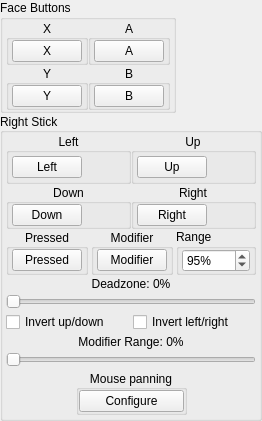
         <widget class="QWidget" name="bottomRight" native="true">
          <layout class="QVBoxLayout" name="bottomRightLayout">
           <property name="spacing">
            <number>0</number>
           </property>
           <property name="leftMargin">
            <number>0</number>
           </property>
           <property name="topMargin">
            <number>0</number>
           </property>
           <property name="rightMargin">
            <number>0</number>
           </property>
           <property name="bottomMargin">
            <number>0</number>
           </property>
           <item>
            <widget class="QGroupBox" name="faceButtons">
             <property name="sizePolicy">
              <sizepolicy hsizetype="Fixed" vsizetype="Fixed">
               <horstretch>0</horstretch>
               <verstretch>0</verstretch>
              </sizepolicy>
             </property>
             <property name="title">
              <string>Face Buttons</string>
             </property>
             <property name="flat">
              <bool>false</bool>
             </property>
             <property name="checkable">
              <bool>false</bool>
             </property>
             <layout class="QVBoxLayout" name="verticalLayout">
              <property name="spacing">
               <number>0</number>
              </property>
              <property name="leftMargin">
               <number>3</number>
              </property>
              <property name="topMargin">
               <number>0</number>
              </property>
              <property name="rightMargin">
               <number>3</number>
              </property>
              <property name="bottomMargin">
               <number>0</number>
              </property>
              <item>
               <widget class="QWidget" name="faceButtonsWidget" native="true">
                <layout class="QGridLayout" name="gridLayout_3">
                 <property name="leftMargin">
                  <number>0</number>
                 </property>
                 <property name="topMargin">
                  <number>0</number>
                 </property>
                 <property name="rightMargin">
                  <number>0</number>
                 </property>
                 <property name="bottomMargin">
                  <number>0</number>
                 </property>
                 <property name="spacing">
                  <number>0</number>
                 </property>
                 <item row="0" column="1">
                  <widget class="QGroupBox" name="buttonFaceButtonsXGroup">
                   <property name="title">
                    <string>X</string>
                   </property>
                   <property name="alignment">
                    <set>Qt::AlignmentFlag::AlignCenter</set>
                   </property>
                   <layout class="QVBoxLayout" name="buttonFaceButtonsXVerticalLayout">
                    <property name="spacing">
                     <number>0</number>
                    </property>
                    <property name="leftMargin">
                     <number>3</number>
                    </property>
                    <property name="topMargin">
                     <number>0</number>
                    </property>
                    <property name="rightMargin">
                     <number>3</number>
                    </property>
                    <property name="bottomMargin">
                     <number>0</number>
                    </property>
                    <item>
                     <widget class="QPushButton" name="buttonX">
                      <property name="minimumSize">
                       <size>
                        <width>70</width>
                        <height>0</height>
                       </size>
                      </property>
                      <property name="maximumSize">
                       <size>
                        <width>68</width>
                        <height>16777215</height>
                       </size>
                      </property>
                      <property name="styleSheet">
                       <string notr="true">min-width: 68px;</string>
                      </property>
                      <property name="text">
                       <string>X</string>
                      </property>
                     </widget>
                    </item>
                   </layout>
                  </widget>
                 </item>
                 <item row="2" column="2">
                  <widget class="QGroupBox" name="buttonFaceButtonsBWidget_2">
                   <property name="title">
                    <string>B</string>
                   </property>
                   <property name="alignment">
                    <set>Qt::AlignmentFlag::AlignCenter</set>
                   </property>
                   <layout class="QVBoxLayout" name="buttonFaceButtonsBVerticalLayout">
                    <property name="spacing">
                     <number>0</number>
                    </property>
                    <property name="leftMargin">
                     <number>3</number>
                    </property>
                    <property name="topMargin">
                     <number>0</number>
                    </property>
                    <property name="rightMargin">
                     <number>3</number>
                    </property>
                    <property name="bottomMargin">
                     <number>0</number>
                    </property>
                    <item>
                     <widget class="QPushButton" name="buttonB">
                      <property name="minimumSize">
                       <size>
                        <width>70</width>
                        <height>0</height>
                       </size>
                      </property>
                      <property name="maximumSize">
                       <size>
                        <width>68</width>
                        <height>16777215</height>
                       </size>
                      </property>
                      <property name="styleSheet">
                       <string notr="true">min-width: 68px;</string>
                      </property>
                      <property name="text">
                       <string>B</string>
                      </property>
                     </widget>
                    </item>
                   </layout>
                  </widget>
                 </item>
                 <item row="0" column="2">
                  <widget class="QGroupBox" name="buttonFaceButtonsAGroup">
                   <property name="title">
                    <string>A</string>
                   </property>
                   <property name="alignment">
                    <set>Qt::AlignmentFlag::AlignCenter</set>
                   </property>
                   <layout class="QVBoxLayout" name="buttonFaceButtonsAVerticalLayout">
                    <property name="spacing">
                     <number>0</number>
                    </property>
                    <property name="leftMargin">
                     <number>3</number>
                    </property>
                    <property name="topMargin">
                     <number>0</number>
                    </property>
                    <property name="rightMargin">
                     <number>3</number>
                    </property>
                    <property name="bottomMargin">
                     <number>0</number>
                    </property>
                    <item>
                     <widget class="QPushButton" name="buttonA">
                      <property name="minimumSize">
                       <size>
                        <width>70</width>
                        <height>0</height>
                       </size>
                      </property>
                      <property name="maximumSize">
                       <size>
                        <width>68</width>
                        <height>16777215</height>
                       </size>
                      </property>
                      <property name="styleSheet">
                       <string notr="true">min-width: 68px;</string>
                      </property>
                      <property name="text">
                       <string>A</string>
                      </property>
                     </widget>
                    </item>
                   </layout>
                  </widget>
                 </item>
                 <item row="2" column="1">
                  <widget class="QGroupBox" name="buttonFaceButtonsYGroup">
                   <property name="title">
                    <string>Y</string>
                   </property>
                   <property name="alignment">
                    <set>Qt::AlignmentFlag::AlignCenter</set>
                   </property>
                   <layout class="QVBoxLayout" name="buttonFaceButtonsYVerticalLayout">
                    <property name="spacing">
                     <number>0</number>
                    </property>
                    <property name="leftMargin">
                     <number>3</number>
                    </property>
                    <property name="topMargin">
                     <number>0</number>
                    </property>
                    <property name="rightMargin">
                     <number>3</number>
                    </property>
                    <property name="bottomMargin">
                     <number>0</number>
                    </property>
                    <item>
                     <widget class="QPushButton" name="buttonY">
                      <property name="minimumSize">
                       <size>
                        <width>70</width>
                        <height>0</height>
                       </size>
                      </property>
                      <property name="maximumSize">
                       <size>
                        <width>68</width>
                        <height>16777215</height>
                       </size>
                      </property>
                      <property name="styleSheet">
                       <string notr="true">min-width: 68px;</string>
                      </property>
                      <property name="text">
                       <string>Y</string>
                      </property>
                     </widget>
                    </item>
                   </layout>
                  </widget>
                 </item>
                </layout>
               </widget>
              </item>
             </layout>
            </widget>
           </item>
           <item>
            <widget class="QGroupBox" name="RStick">
             <property name="sizePolicy">
              <sizepolicy hsizetype="Fixed" vsizetype="Fixed">
               <horstretch>0</horstretch>
               <verstretch>0</verstretch>
              </sizepolicy>
             </property>
             <property name="title">
              <string>Right Stick</string>
             </property>
             <property name="alignment">
              <set>Qt::AlignmentFlag::AlignLeading|Qt::AlignmentFlag::AlignLeft|Qt::AlignmentFlag::AlignVCenter</set>
             </property>
             <property name="flat">
              <bool>false</bool>
             </property>
             <property name="checkable">
              <bool>false</bool>
             </property>
             <layout class="QVBoxLayout" name="verticalLayout_2">
              <property name="spacing">
               <number>0</number>
              </property>
              <property name="leftMargin">
               <number>3</number>
              </property>
              <property name="topMargin">
               <number>0</number>
              </property>
              <property name="rightMargin">
               <number>3</number>
              </property>
              <property name="bottomMargin">
               <number>0</number>
              </property>
              <item>
               <widget class="QWidget" name="RStickDirectionsWidget" native="true">
                <layout class="QGridLayout" name="gridLayout_4">
                 <property name="leftMargin">
                  <number>0</number>
                 </property>
                 <property name="topMargin">
                  <number>0</number>
                 </property>
                 <property name="rightMargin">
                  <number>0</number>
                 </property>
                 <property name="bottomMargin">
                  <number>0</number>
                 </property>
                 <property name="spacing">
                  <number>0</number>
                 </property>
                 <item row="1" column="1">
                  <widget class="QGroupBox" name="buttonRStickRightGroup">
                   <property name="title">
                    <string>Right</string>
                   </property>
                   <property name="alignment">
                    <set>Qt::AlignmentFlag::AlignCenter</set>
                   </property>
                   <layout class="QVBoxLayout" name="buttonRStickRightVerticalLayout">
                    <property name="spacing">
                     <number>0</number>
                    </property>
                    <property name="leftMargin">
                     <number>3</number>
                    </property>
                    <property name="topMargin">
                     <number>0</number>
                    </property>
                    <property name="rightMargin">
                     <number>3</number>
                    </property>
                    <property name="bottomMargin">
                     <number>0</number>
                    </property>
                    <item>
                     <widget class="QPushButton" name="buttonRStickRight">
                      <property name="minimumSize">
                       <size>
                        <width>70</width>
                        <height>0</height>
                       </size>
                      </property>
                      <property name="maximumSize">
                       <size>
                        <width>68</width>
                        <height>16777215</height>
                       </size>
                      </property>
                      <property name="styleSheet">
                       <string notr="true">min-width: 68px;</string>
                      </property>
                      <property name="text">
                       <string>Right</string>
                      </property>
                     </widget>
                    </item>
                   </layout>
                  </widget>
                 </item>
                 <item row="1" column="0">
                  <widget class="QGroupBox" name="buttonRStickDownGroup">
                   <property name="title">
                    <string>Down</string>
                   </property>
                   <property name="alignment">
                    <set>Qt::AlignmentFlag::AlignCenter</set>
                   </property>
                   <layout class="QVBoxLayout" name="buttonRStickDownVerticalLayout">
                    <property name="spacing">
                     <number>0</number>
                    </property>
                    <property name="leftMargin">
                     <number>3</number>
                    </property>
                    <property name="topMargin">
                     <number>0</number>
                    </property>
                    <property name="rightMargin">
                     <number>3</number>
                    </property>
                    <property name="bottomMargin">
                     <number>0</number>
                    </property>
                    <item>
                     <widget class="QPushButton" name="buttonRStickDown">
                      <property name="minimumSize">
                       <size>
                        <width>70</width>
                        <height>0</height>
                       </size>
                      </property>
                      <property name="maximumSize">
                       <size>
                        <width>68</width>
                        <height>16777215</height>
                       </size>
                      </property>
                      <property name="styleSheet">
                       <string notr="true">min-width: 68px;</string>
                      </property>
                      <property name="text">
                       <string>Down</string>
                      </property>
                     </widget>
                    </item>
                   </layout>
                  </widget>
                 </item>
                 <item row="0" column="0">
                  <widget class="QGroupBox" name="buttonRStickLeftGroup">
                   <property name="title">
                    <string>Left</string>
                   </property>
                   <property name="alignment">
                    <set>Qt::AlignmentFlag::AlignCenter</set>
                   </property>
                   <layout class="QVBoxLayout" name="buttonRStickLeftVerticalLayout">
                    <property name="spacing">
                     <number>0</number>
                    </property>
                    <property name="leftMargin">
                     <number>3</number>
                    </property>
                    <property name="topMargin">
                     <number>0</number>
                    </property>
                    <property name="rightMargin">
                     <number>3</number>
                    </property>
                    <property name="bottomMargin">
                     <number>0</number>
                    </property>
                    <item>
                     <widget class="QPushButton" name="buttonRStickLeft">
                      <property name="minimumSize">
                       <size>
                        <width>70</width>
                        <height>0</height>
                       </size>
                      </property>
                      <property name="maximumSize">
                       <size>
                        <width>68</width>
                        <height>16777215</height>
                       </size>
                      </property>
                      <property name="styleSheet">
                       <string notr="true">min-width: 68px;</string>
                      </property>
                      <property name="text">
                       <string>Left</string>
                      </property>
                     </widget>
                    </item>
                   </layout>
                  </widget>
                 </item>
                 <item row="0" column="1">
                  <widget class="QGroupBox" name="buttonRStickUpGroup">
                   <property name="title">
                    <string>Up</string>
                   </property>
                   <property name="alignment">
                    <set>Qt::AlignmentFlag::AlignCenter</set>
                   </property>
                   <layout class="QVBoxLayout" name="buttonRStickUpVerticalLayout">
                    <property name="spacing">
                     <number>3</number>
                    </property>
                    <property name="leftMargin">
                     <number>3</number>
                    </property>
                    <property name="topMargin">
                     <number>3</number>
                    </property>
                    <property name="rightMargin">
                     <number>3</number>
                    </property>
                    <property name="bottomMargin">
                     <number>3</number>
                    </property>
                    <item>
                     <widget class="QPushButton" name="buttonRStickUp">
                      <property name="minimumSize">
                       <size>
                        <width>70</width>
                        <height>0</height>
                       </size>
                      </property>
                      <property name="maximumSize">
                       <size>
                        <width>68</width>
                        <height>16777215</height>
                       </size>
                      </property>
                      <property name="styleSheet">
                       <string notr="true">min-width: 68px;</string>
                      </property>
                      <property name="text">
                       <string>Up</string>
                      </property>
                     </widget>
                    </item>
                   </layout>
                  </widget>
                 </item>
                </layout>
               </widget>
              </item>
              <item>
               <widget class="QWidget" name="buttonRStickDownWidget" native="true">
                <layout class="QHBoxLayout" name="horizontalLayout_11">
                 <property name="spacing">
                  <number>0</number>
                 </property>
                 <property name="leftMargin">
                  <number>0</number>
                 </property>
                 <property name="topMargin">
                  <number>0</number>
                 </property>
                 <property name="rightMargin">
                  <number>0</number>
                 </property>
                 <property name="bottomMargin">
                  <number>0</number>
                 </property>
                </layout>
               </widget>
              </item>
              <item>
               <layout class="QHBoxLayout" name="buttonRStickPressedModifierHorizontalLayout">
                <property name="spacing">
                 <number>3</number>
                </property>
                <item alignment="Qt::AlignmentFlag::AlignHCenter">
                 <widget class="QGroupBox" name="groupRStickPressed">
                  <property name="title">
                   <string>Pressed</string>
                  </property>
                  <property name="alignment">
                   <set>Qt::AlignmentFlag::AlignCenter</set>
                  </property>
                  <layout class="QVBoxLayout" name="buttonRStickPressedVerticalLayout">
                   <property name="spacing">
                    <number>0</number>
                   </property>
                   <property name="leftMargin">
                    <number>3</number>
                   </property>
                   <property name="topMargin">
                    <number>0</number>
                   </property>
                   <property name="rightMargin">
                    <number>3</number>
                   </property>
                   <property name="bottomMargin">
                    <number>0</number>
                   </property>
                   <item>
                    <widget class="QPushButton" name="buttonRStick">
                     <property name="minimumSize">
                      <size>
                       <width>70</width>
                       <height>0</height>
                      </size>
                     </property>
                     <property name="maximumSize">
                      <size>
                       <width>68</width>
                       <height>16777215</height>
                      </size>
                     </property>
                     <property name="styleSheet">
                      <string notr="true">min-width: 68px;</string>
                     </property>
                     <property name="text">
                      <string>Pressed</string>
                     </property>
                    </widget>
                   </item>
                  </layout>
                 </widget>
                </item>
                <item alignment="Qt::AlignmentFlag::AlignHCenter">
                 <widget class="QGroupBox" name="buttonRStickModGroup">
                  <property name="title">
                   <string>Modifier</string>
                  </property>
                  <property name="alignment">
                   <set>Qt::AlignmentFlag::AlignCenter</set>
                  </property>
                  <layout class="QVBoxLayout" name="buttonRStickModVerticalLayout">
                   <property name="spacing">
                    <number>0</number>
                   </property>
                   <property name="leftMargin">
                    <number>3</number>
                   </property>
                   <property name="topMargin">
                    <number>0</number>
                   </property>
                   <property name="rightMargin">
                    <number>3</number>
                   </property>
                   <property name="bottomMargin">
                    <number>0</number>
                   </property>
                   <item>
                    <widget class="QPushButton" name="buttonRStickMod">
                     <property name="minimumSize">
                      <size>
                       <width>70</width>
                       <height>0</height>
                      </size>
                     </property>
                     <property name="maximumSize">
                      <size>
                       <width>68</width>
                       <height>16777215</height>
                      </size>
                     </property>
                     <property name="styleSheet">
                      <string notr="true">min-width: 68px;</string>
                     </property>
                     <property name="text">
                      <string>Modifier</string>
                     </property>
                    </widget>
                   </item>
                  </layout>
                 </widget>
                </item>
                <item>
                 <widget class="QGroupBox" name="buttonRStickRangeGroup">
                  <property name="title">
                   <string>Range</string>
                  </property>
                  <layout class="QHBoxLayout" name="buttonRStickRangeGroupHorizontalLayout">
                   <property name="spacing">
                    <number>0</number>
                   </property>
                   <property name="leftMargin">
                    <number>3</number>
                   </property>
                   <property name="topMargin">
                    <number>0</number>
                   </property>
                   <property name="rightMargin">
                    <number>3</number>
                   </property>
                   <property name="bottomMargin">
                    <number>0</number>
                   </property>
                   <item>
                    <widget class="QSpinBox" name="spinboxRStickRange">
                     <property name="minimumSize">
                      <size>
                       <width>68</width>
                       <height>21</height>
                      </size>
                     </property>
                     <property name="maximumSize">
                      <size>
                       <width>68</width>
                       <height>16777215</height>
                      </size>
                     </property>
                     <property name="suffix">
                      <string>%</string>
                     </property>
                     <property name="minimum">
                      <number>25</number>
                     </property>
                     <property name="maximum">
                      <number>150</number>
                     </property>
                     <property name="value">
                      <number>95</number>
                     </property>
                    </widget>
                   </item>
                  </layout>
                 </widget>
                </item>
               </layout>
              </item>
              <item>
               <layout class="QVBoxLayout" name="sliderRStickDeadzoneModifierRangeVerticalLayout">
                <property name="spacing">
                 <number>3</number>
                </property>
                <property name="leftMargin">
                 <number>0</number>
                </property>
                <property name="topMargin">
                 <number>2</number>
                </property>
                <property name="rightMargin">
                 <number>0</number>
                </property>
                <property name="bottomMargin">
                 <number>3</number>
                </property>
                <item>
                 <layout class="QHBoxLayout" name="sliderRStickDeadzoneHorizontalLayout">
                  <item>
                   <widget class="QLabel" name="labelRStickDeadzone">
                    <property name="text">
                     <string>Deadzone: 0%</string>
                    </property>
                    <property name="alignment">
                     <set>Qt::AlignmentFlag::AlignHCenter</set>
                    </property>
                   </widget>
                  </item>
                 </layout>
                </item>
                <item>
                 <widget class="QSlider" name="sliderRStickDeadzone">
                  <property name="maximum">
                   <number>100</number>
                  </property>
                  <property name="orientation">
                   <enum>Qt::Orientation::Horizontal</enum>
                  </property>
                 </widget>
                </item>
                <item>
                 <layout class="QHBoxLayout" name="checkboxRStickInvertHorizontalLayout">
                  <item>
                   <widget class="QCheckBox" name="checkboxRStickInvertY">
                    <property name="text">
                     <string>Invert up/down</string>
                    </property>
                   </widget>
                  </item>
                  <item>
                   <widget class="QCheckBox" name="checkboxRStickInvertX">
                    <property name="text">
                     <string>Invert left/right</string>
                    </property>
                   </widget>
                  </item>
                 </layout>
                </item>
                <item>
                 <layout class="QHBoxLayout" name="sliderRStickModifierRangeHorizontalLayout">
                  <item>
                   <widget class="QLabel" name="labelRStickModifierRange">
                    <property name="text">
                     <string>Modifier Range: 0%</string>
                    </property>
                    <property name="alignment">
                     <set>Qt::AlignmentFlag::AlignHCenter</set>
                    </property>
                   </widget>
                  </item>
                 </layout>
                </item>
                <item>
                 <widget class="QSlider" name="sliderRStickModifierRange">
                  <property name="maximum">
                   <number>100</number>
                  </property>
                  <property name="orientation">
                   <enum>Qt::Orientation::Horizontal</enum>
                  </property>
                 </widget>
                </item>
               </layout>
              </item>
              <item>
               <widget class="QWidget" name="mousePanningWidget" native="true">
                <layout class="QHBoxLayout" name="mousePanningHorizontalLayout">
                 <property name="spacing">
                  <number>0</number>
                 </property>
                 <property name="leftMargin">
                  <number>0</number>
                 </property>
                 <property name="topMargin">
                  <number>0</number>
                 </property>
                 <property name="rightMargin">
                  <number>0</number>
                 </property>
                 <property name="bottomMargin">
                  <number>3</number>
                 </property>
                 <item>
                  <spacer name="mousePanningHorizontalSpacerLeft">
                   <property name="orientation">
                    <enum>Qt::Orientation::Horizontal</enum>
                   </property>
                   <property name="sizeHint" stdset="0">
                    <size>
                     <width>20</width>
                     <height>20</height>
                    </size>
                   </property>
                  </spacer>
                 </item>
                 <item>
                  <widget class="QGroupBox" name="mousePanningGroup">
                   <property name="title">
                    <string>Mouse panning</string>
                   </property>
                   <property name="alignment">
                    <set>Qt::AlignmentFlag::AlignCenter</set>
                   </property>
                   <layout class="QVBoxLayout" name="mousePanningVerticalLayout">
                    <property name="spacing">
                     <number>0</number>
                    </property>
                    <property name="leftMargin">
                     <number>0</number>
                    </property>
                    <property name="topMargin">
                     <number>0</number>
                    </property>
                    <property name="rightMargin">
                     <number>0</number>
                    </property>
                    <property name="bottomMargin">
                     <number>0</number>
                    </property>
                    <item>
                     <widget class="QPushButton" name="mousePanningButton">
                      <property name="text">
                       <string>Configure</string>
                      </property>
                     </widget>
                    </item>
                   </layout>
                  </widget>
                 </item>
                 <item>
                  <spacer name="mousePanningHorizontalSpacerRight">
                   <property name="orientation">
                    <enum>Qt::Orientation::Horizontal</enum>
                   </property>
                   <property name="sizeHint" stdset="0">
                    <size>
                     <width>20</width>
                     <height>20</height>
                    </size>
                   </property>
                  </spacer>
                 </item>
                </layout>
               </widget>
              </item>
             </layout>
            </widget>
           </item>
           <item>
            <spacer name="verticalSpacerBottomRight_2">
             <property name="orientation">
              <enum>Qt::Orientation::Vertical</enum>
             </property>
             <property name="sizeHint" stdset="0">
              <size>
               <width>20</width>
               <height>0</height>
              </size>
             </property>
            </spacer>
           </item>
          </layout>
         </widget>
